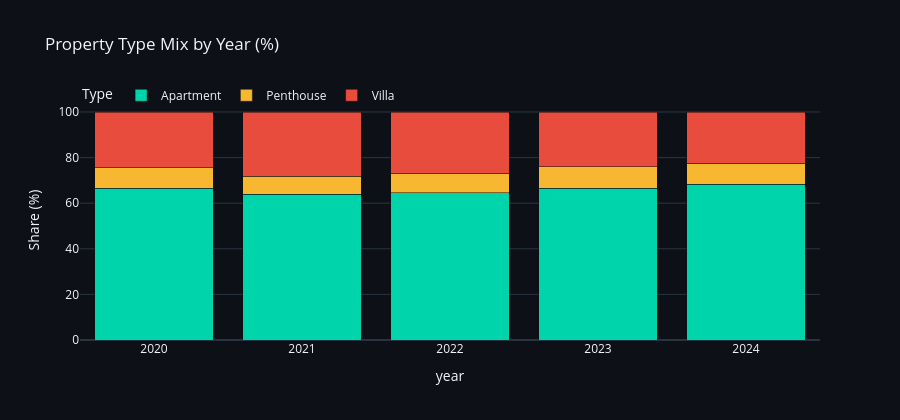

Notebook code for this chart:
### Markdown cell above
### 4.4 Property Type Mix by Year

### Code cell
pt = df.groupby(["year", "property_type"]).size().reset_index(name="count")
pt["pct"] = pt["count"] / pt.groupby("year")["count"].transform("sum") * 100

fig4 = px.bar(pt, x="year", y="pct", color="property_type",
    barmode="stack",
    title="Property Type Mix by Year (%)",
    color_discrete_sequence=PALETTE,
    labels={"pct": "Share (%)", "property_type": "Type"},
    template="plotly_dark")
fig4.update_layout(paper_bgcolor=DARK, plot_bgcolor=DARK,
    height=420, legend=dict(orientation="h", y=1.08))
fig4.show()

### Figure 1 — Plotly figure (JSON) as saved in the notebook; plotly's stock layout.template omitted (floating-point values rounded to 4 significant figures)
{"data": [{"hovertemplate": "Type=Apartment<br>year=%{x}<br>Share (%)=%{y}<extra></extra>", "legendgroup": "Apartment", "marker": {"color": "#00d4aa", "pattern": {"shape": ""}}, "name": "Apartment", "orientation": "v", "showlegend": true, "textposition": "auto", "type": "bar", "x": [2020, 2021, 2022, 2023, 2024], "xaxis": "x", "y": [66.49, 64.01, 64.64, 66.51, 68.31], "yaxis": "y"}, {"hovertemplate": "Type=Penthouse<br>year=%{x}<br>Share (%)=%{y}<extra></extra>", "legendgroup": "Penthouse", "marker": {"color": "#f7b731", "pattern": {"shape": ""}}, "name": "Penthouse", "orientation": "v", "showlegend": true, "textposition": "auto", "type": "bar", "x": [2020, 2021, 2022, 2023, 2024], "xaxis": "x", "y": [9.026, 7.699, 8.472, 9.467, 9.251], "yaxis": "y"}, {"hovertemplate": "Type=Villa<br>year=%{x}<br>Share (%)=%{y}<extra></extra>", "legendgroup": "Villa", "marker": {"color": "#e74c3c", "pattern": {"shape": ""}}, "name": "Villa", "orientation": "v", "showlegend": true, "textposition": "auto", "type": "bar", "x": [2020, 2021, 2022, 2023, 2024], "xaxis": "x", "y": [24.48, 28.29, 26.89, 24.03, 22.44], "yaxis": "y"}], "layout": {"barmode": "stack", "height": 420, "legend": {"orientation": "h", "title": {"text": "Type"}, "tracegroupgap": 0, "y": 1.08}, "paper_bgcolor": "#0d1117", "plot_bgcolor": "#0d1117", "title": {"text": "Property Type Mix by Year (%)"}, "xaxis": {"anchor": "y", "domain": [0, 1], "title": {"text": "year"}}, "yaxis": {"anchor": "x", "domain": [0, 1], "title": {"text": "Share (%)"}}}}
